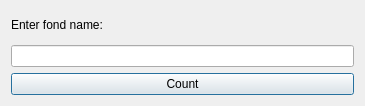
<?xml version="1.0" encoding="UTF-8"?>
<ui version="4.0">
 <class>FondNameDialog</class>
 <widget class="QDialog" name="FondNameDialog">
  <property name="geometry">
   <rect>
    <x>0</x>
    <y>0</y>
    <width>365</width>
    <height>106</height>
   </rect>
  </property>
  <property name="windowTitle">
   <string>Dialog</string>
  </property>
  <layout class="QHBoxLayout" name="horizontalLayout">
   <item>
    <layout class="QVBoxLayout" name="verticalLayout">
     <item>
      <widget class="QLabel" name="label">
       <property name="text">
        <string>Enter fond name:</string>
       </property>
      </widget>
     </item>
     <item>
      <widget class="QLineEdit" name="lineEdit"/>
     </item>
     <item>
      <widget class="QPushButton" name="pushButton">
       <property name="text">
        <string>Count</string>
       </property>
      </widget>
     </item>
    </layout>
   </item>
  </layout>
 </widget>
 <resources/>
 <connections/>
</ui>
